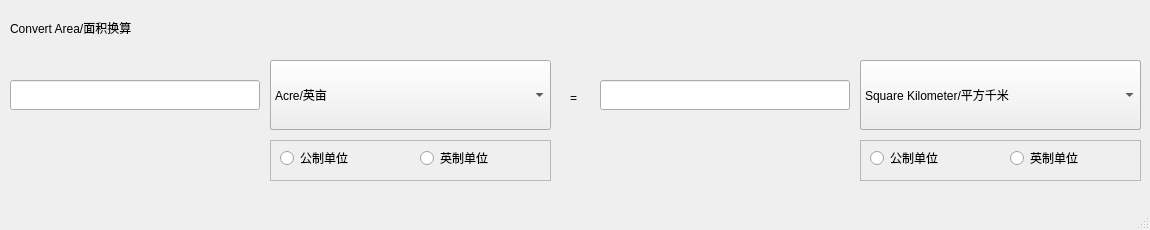
<?xml version="1.0" encoding="UTF-8"?>
<ui version="4.0">
 <class>MainWindow</class>
 <widget class="QMainWindow" name="MainWindow">
  <property name="geometry">
   <rect>
    <x>0</x>
    <y>0</y>
    <width>1150</width>
    <height>230</height>
   </rect>
  </property>
  <property name="windowTitle">
   <string>MainWindow</string>
  </property>
  <widget class="QWidget" name="centralwidget">
   <widget class="QFrame" name="Input">
    <property name="geometry">
     <rect>
      <x>270</x>
      <y>140</y>
      <width>281</width>
      <height>41</height>
     </rect>
    </property>
    <property name="styleSheet">
     <string notr="true">font: 12pt &quot;Arial&quot;;</string>
    </property>
    <property name="frameShape">
     <enum>QFrame::StyledPanel</enum>
    </property>
    <property name="frameShadow">
     <enum>QFrame::Raised</enum>
    </property>
    <widget class="QRadioButton" name="InputMetricUnits">
     <property name="geometry">
      <rect>
       <x>10</x>
       <y>10</y>
       <width>89</width>
       <height>16</height>
      </rect>
     </property>
     <property name="text">
      <string>公制单位</string>
     </property>
    </widget>
    <widget class="QRadioButton" name="InputImperialUnits">
     <property name="geometry">
      <rect>
       <x>150</x>
       <y>10</y>
       <width>89</width>
       <height>16</height>
      </rect>
     </property>
     <property name="text">
      <string>英制单位</string>
     </property>
    </widget>
   </widget>
   <widget class="QLabel" name="label_2">
    <property name="geometry">
     <rect>
      <x>10</x>
      <y>10</y>
      <width>360</width>
      <height>35</height>
     </rect>
    </property>
    <property name="styleSheet">
     <string notr="true">font: 75 24pt &quot;Arial&quot;;</string>
    </property>
    <property name="text">
     <string>Convert Area/面积换算</string>
    </property>
   </widget>
   <widget class="QFrame" name="Out">
    <property name="geometry">
     <rect>
      <x>860</x>
      <y>140</y>
      <width>281</width>
      <height>41</height>
     </rect>
    </property>
    <property name="styleSheet">
     <string notr="true">font: 12pt &quot;Arial&quot;;</string>
    </property>
    <property name="frameShape">
     <enum>QFrame::StyledPanel</enum>
    </property>
    <property name="frameShadow">
     <enum>QFrame::Raised</enum>
    </property>
    <widget class="QRadioButton" name="OutMetricUnits">
     <property name="geometry">
      <rect>
       <x>10</x>
       <y>10</y>
       <width>89</width>
       <height>16</height>
      </rect>
     </property>
     <property name="text">
      <string>公制单位</string>
     </property>
    </widget>
    <widget class="QRadioButton" name="OutputImperialUnits">
     <property name="geometry">
      <rect>
       <x>150</x>
       <y>10</y>
       <width>89</width>
       <height>16</height>
      </rect>
     </property>
     <property name="text">
      <string>英制单位</string>
     </property>
    </widget>
   </widget>
   <widget class="QComboBox" name="comboBoxInputMetricUnits">
    <property name="geometry">
     <rect>
      <x>270</x>
      <y>60</y>
      <width>280</width>
      <height>70</height>
     </rect>
    </property>
    <property name="sizePolicy">
     <sizepolicy hsizetype="Maximum" vsizetype="Maximum">
      <horstretch>0</horstretch>
      <verstretch>0</verstretch>
     </sizepolicy>
    </property>
    <property name="styleSheet">
     <string notr="true">font: 12pt &quot;Arial&quot;;</string>
    </property>
    <item>
     <property name="text">
      <string>Square Kilometer/平方千米</string>
     </property>
    </item>
    <item>
     <property name="text">
      <string>Hectare/公顷</string>
     </property>
    </item>
    <item>
     <property name="text">
      <string>Square Meter/平方米</string>
     </property>
    </item>
    <item>
     <property name="text">
      <string>Square Decimeter/平方分米</string>
     </property>
    </item>
    <item>
     <property name="text">
      <string>Square Centimeter/平方厘米</string>
     </property>
    </item>
    <item>
     <property name="text">
      <string>Suqre Millimeter/平方毫米</string>
     </property>
    </item>
   </widget>
   <widget class="QComboBox" name="comboBoxInputImperialUnits">
    <property name="geometry">
     <rect>
      <x>270</x>
      <y>60</y>
      <width>281</width>
      <height>70</height>
     </rect>
    </property>
    <property name="sizePolicy">
     <sizepolicy hsizetype="Maximum" vsizetype="Maximum">
      <horstretch>0</horstretch>
      <verstretch>0</verstretch>
     </sizepolicy>
    </property>
    <property name="styleSheet">
     <string notr="true">font: 12pt &quot;Arial&quot;;</string>
    </property>
    <item>
     <property name="text">
      <string>Acre/英亩</string>
     </property>
    </item>
    <item>
     <property name="text">
      <string>Square Mile/平方英里</string>
     </property>
    </item>
    <item>
     <property name="text">
      <string>Square Yard/平方码</string>
     </property>
    </item>
    <item>
     <property name="text">
      <string>Square Foot/平方英尺</string>
     </property>
    </item>
    <item>
     <property name="text">
      <string>Square Inch/平方英寸</string>
     </property>
    </item>
    <item>
     <property name="text">
      <string>Square Rood/平方竿</string>
     </property>
    </item>
   </widget>
   <widget class="QLineEdit" name="LengthInput">
    <property name="geometry">
     <rect>
      <x>10</x>
      <y>80</y>
      <width>250</width>
      <height>30</height>
     </rect>
    </property>
    <property name="styleSheet">
     <string notr="true">font: 12pt &quot;Arial&quot;;</string>
    </property>
   </widget>
   <widget class="QLineEdit" name="LengthOut">
    <property name="geometry">
     <rect>
      <x>600</x>
      <y>80</y>
      <width>250</width>
      <height>30</height>
     </rect>
    </property>
    <property name="styleSheet">
     <string notr="true">font: 12pt &quot;Arial&quot;;</string>
    </property>
   </widget>
   <widget class="QComboBox" name="comboBoxOutputImperialUnits">
    <property name="geometry">
     <rect>
      <x>860</x>
      <y>60</y>
      <width>281</width>
      <height>70</height>
     </rect>
    </property>
    <property name="sizePolicy">
     <sizepolicy hsizetype="Maximum" vsizetype="Maximum">
      <horstretch>0</horstretch>
      <verstretch>0</verstretch>
     </sizepolicy>
    </property>
    <property name="styleSheet">
     <string notr="true">font: 12pt &quot;Arial&quot;;</string>
    </property>
    <item>
     <property name="text">
      <string>Acre/英亩</string>
     </property>
    </item>
    <item>
     <property name="text">
      <string>Square Mile/平方英里</string>
     </property>
    </item>
    <item>
     <property name="text">
      <string>Square Yard/平方码</string>
     </property>
    </item>
    <item>
     <property name="text">
      <string>Square Foot/平方英尺</string>
     </property>
    </item>
    <item>
     <property name="text">
      <string>Square Inch/平方英寸</string>
     </property>
    </item>
    <item>
     <property name="text">
      <string>Square Rood/平方竿</string>
     </property>
    </item>
   </widget>
   <widget class="QComboBox" name="comboBoxOutputMetricUnits">
    <property name="geometry">
     <rect>
      <x>860</x>
      <y>60</y>
      <width>281</width>
      <height>70</height>
     </rect>
    </property>
    <property name="sizePolicy">
     <sizepolicy hsizetype="Maximum" vsizetype="Maximum">
      <horstretch>0</horstretch>
      <verstretch>0</verstretch>
     </sizepolicy>
    </property>
    <property name="styleSheet">
     <string notr="true">font: 12pt &quot;Arial&quot;;</string>
    </property>
    <item>
     <property name="text">
      <string>Square Kilometer/平方千米</string>
     </property>
    </item>
    <item>
     <property name="text">
      <string>Hectare/公顷</string>
     </property>
    </item>
    <item>
     <property name="text">
      <string>Square Meter/平方米</string>
     </property>
    </item>
    <item>
     <property name="text">
      <string>Square Decimeter/平方分米</string>
     </property>
    </item>
    <item>
     <property name="text">
      <string>Square Centimeter/平方厘米</string>
     </property>
    </item>
    <item>
     <property name="text">
      <string>Suqre Millimeter/平方毫米</string>
     </property>
    </item>
   </widget>
   <widget class="QLabel" name="label">
    <property name="geometry">
     <rect>
      <x>570</x>
      <y>90</y>
      <width>16</width>
      <height>16</height>
     </rect>
    </property>
    <property name="styleSheet">
     <string notr="true">font: 75 20pt &quot;Arial&quot;;</string>
    </property>
    <property name="text">
     <string>=</string>
    </property>
   </widget>
  </widget>
  <widget class="QMenuBar" name="menubar">
   <property name="geometry">
    <rect>
     <x>0</x>
     <y>0</y>
     <width>1150</width>
     <height>23</height>
    </rect>
   </property>
  </widget>
  <widget class="QStatusBar" name="statusbar"/>
 </widget>
 <resources/>
 <connections>
  <connection>
   <sender>InputMetricUnits</sender>
   <signal>clicked()</signal>
   <receiver>comboBoxInputMetricUnits</receiver>
   <slot>show()</slot>
   <hints>
    <hint type="sourcelabel">
     <x>333</x>
     <y>181</y>
    </hint>
    <hint type="destinationlabel">
     <x>332</x>
     <y>146</y>
    </hint>
   </hints>
  </connection>
  <connection>
   <sender>InputMetricUnits</sender>
   <signal>clicked()</signal>
   <receiver>comboBoxInputImperialUnits</receiver>
   <slot>hide()</slot>
   <hints>
    <hint type="sourcelabel">
     <x>292</x>
     <y>186</y>
    </hint>
    <hint type="destinationlabel">
     <x>298</x>
     <y>218</y>
    </hint>
   </hints>
  </connection>
  <connection>
   <sender>InputImperialUnits</sender>
   <signal>clicked()</signal>
   <receiver>comboBoxInputMetricUnits</receiver>
   <slot>hide()</slot>
   <hints>
    <hint type="sourcelabel">
     <x>477</x>
     <y>182</y>
    </hint>
    <hint type="destinationlabel">
     <x>480</x>
     <y>147</y>
    </hint>
   </hints>
  </connection>
  <connection>
   <sender>InputImperialUnits</sender>
   <signal>clicked()</signal>
   <receiver>comboBoxInputImperialUnits</receiver>
   <slot>show()</slot>
   <hints>
    <hint type="sourcelabel">
     <x>454</x>
     <y>180</y>
    </hint>
    <hint type="destinationlabel">
     <x>458</x>
     <y>226</y>
    </hint>
   </hints>
  </connection>
  <connection>
   <sender>OutMetricUnits</sender>
   <signal>clicked()</signal>
   <receiver>comboBoxOutputMetricUnits</receiver>
   <slot>show()</slot>
   <hints>
    <hint type="sourcelabel">
     <x>935</x>
     <y>180</y>
    </hint>
    <hint type="destinationlabel">
     <x>933</x>
     <y>135</y>
    </hint>
   </hints>
  </connection>
  <connection>
   <sender>OutputImperialUnits</sender>
   <signal>clicked()</signal>
   <receiver>comboBoxOutputMetricUnits</receiver>
   <slot>hide()</slot>
   <hints>
    <hint type="sourcelabel">
     <x>1041</x>
     <y>177</y>
    </hint>
    <hint type="destinationlabel">
     <x>1044</x>
     <y>125</y>
    </hint>
   </hints>
  </connection>
  <connection>
   <sender>OutputImperialUnits</sender>
   <signal>clicked()</signal>
   <receiver>comboBoxOutputImperialUnits</receiver>
   <slot>show()</slot>
   <hints>
    <hint type="sourcelabel">
     <x>1027</x>
     <y>182</y>
    </hint>
    <hint type="destinationlabel">
     <x>1028</x>
     <y>254</y>
    </hint>
   </hints>
  </connection>
  <connection>
   <sender>OutMetricUnits</sender>
   <signal>clicked()</signal>
   <receiver>comboBoxOutputImperialUnits</receiver>
   <slot>hide()</slot>
   <hints>
    <hint type="sourcelabel">
     <x>886</x>
     <y>182</y>
    </hint>
    <hint type="destinationlabel">
     <x>890</x>
     <y>234</y>
    </hint>
   </hints>
  </connection>
 </connections>
</ui>
